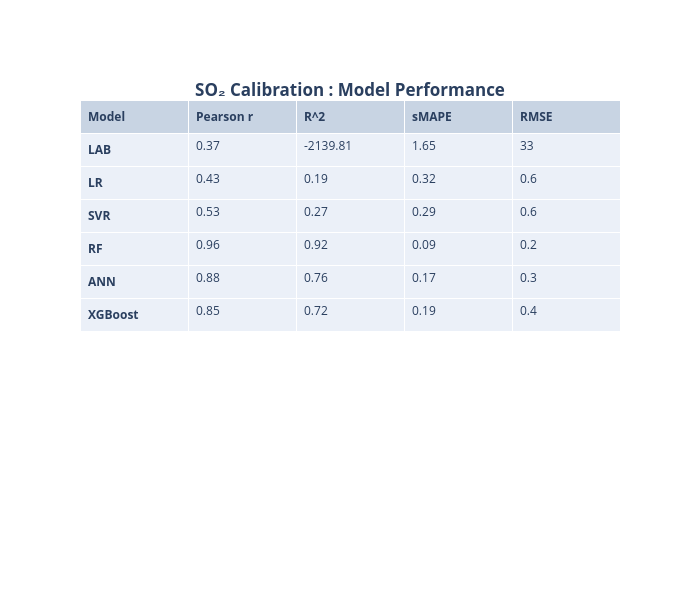

Notebook code cell kept with this figure:
### Code cell
import plotly.graph_objects as go
import pandas as pd
model=['<b>LAB</b>','<b>LR</b>','<b>SVR</b>','<b>RF</b>','<b>ANN</b>','<b>XGBoost</b>']
Pearson=[Pearson_lab_SO2,Pearson_lr_SO2,Pearson_svr_SO2,Pearson_rf_SO2,Pearson_ann_SO2,Pearson_xgb_SO2]
R2=[R2_lab_SO2,R2_lr_SO2,R2_svr_SO2,R2_rf_SO2,R2_ann_SO2,R2_xgb_SO2,]
RMSE=[RMSE_Lab_SO2,RMSE_Lr_SO2,RMSE_Svr_SO2,RMSE_Rf_SO2,RMSE_Ann_SO2,RMSE_Xgb_SO2]
sMAPE=[sMAPE_lab_SO2,sMAPE_lr_SO2,sMAPE_svr_SO2,sMAPE_rf_SO2,sMAPE_ann_SO2,sMAPE_xgb_SO2]

fig = go.Figure(data=[go.Table(
    header=dict(values=['<b>Model</b>','<b>Pearson r</b>','<b>R^2</b>','<b>sMAPE</b>','<b>RMSE</b>'],
                #fill_color='paleturquoise',
                align='left'),
    cells=dict(values=[model,Pearson,R2,sMAPE,RMSE ],
               #fill_color='lavender',
               align='left'))
   ])
fig.update_layout(
title={'text': "<b>SO2 Calibration : Model Performance</b>".translate(subscript),
        'y':0.86,
        'x':0.5,
        'xanchor': 'center',
        'yanchor': 'top'},
width=700,
height=600,

)
fig.show()
chart_studio.plotly.sign_in('vinylango', 'gybbJVWfRSUoTcRRSa6J')
chart_studio.plotly.image.save_as(fig, filename='models_performance_SO2.png')
Image('models_performance_SO2.png')

### Figure 1 — Plotly figure (JSON) as saved in the notebook; plotly's stock layout.template omitted (floating-point values rounded to 4 significant figures)
{"data": [{"cells": {"align": "left", "values": [["<b>LAB</b>", "<b>LR</b>", "<b>SVR</b>", "<b>RF</b>", "<b>ANN</b>", "<b>XGBoost</b>"], [0.37, 0.43, 0.53, 0.96, 0.88, 0.85], [-2140.0, 0.19, 0.27, 0.92, 0.76, 0.72], [1.65, 0.32, 0.29, 0.09, 0.17, 0.19], [33, 0.6, 0.6, 0.2, 0.3, 0.4]]}, "header": {"align": "left", "values": ["<b>Model</b>", "<b>Pearson r</b>", "<b>R^2</b>", "<b>sMAPE</b>", "<b>RMSE</b>"]}, "type": "table"}], "layout": {"height": 600, "title": {"text": "<b>SO₂ Calibration : Model Performance</b>", "x": 0.5, "xanchor": "center", "y": 0.86, "yanchor": "top"}, "width": 700}}
